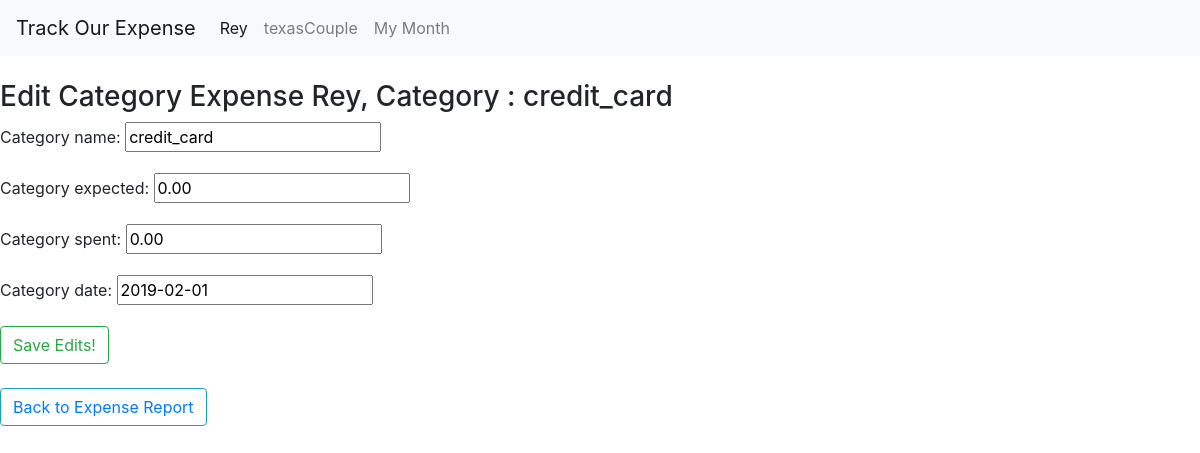
The app's page /categories/1/editCategory/9/ (signed in) with its own data.
### people/models.py (models this page shows, shortened)
class People(models.Model):
    group_couple = models.ForeignKey(Group,on_delete=models.CASCADE)
    person_name= models.CharField(max_length=70)
    username = models.CharField(max_length=70,unique=True)

### groups/models.py (models this page shows, shortened)
class Group(models.Model):
    group_name = models.CharField(max_length=200,unique=True)
    group_location = models.CharField(max_length=200, default= "Mississauga")

### categories/models.py (models this page shows, shortened)
class Category(models.Model):
    category_person = models.ForeignKey(People, on_delete=models.CASCADE)
    category_name = models.CharField(max_length=200)
    category_expected = models.DecimalField(max_digits=8,decimal_places=2)
    category_spent = models.DecimalField(max_digits=8,decimal_places=2,default=0)
    category_date = models.DateField(default=datetime.datetime.now)

### categories/views.py (the view, shortened to what this page needs)
# urls.py: path("<int:person_id>/editCategory/<int:category_id>/",views.editCategory,name="edit_category"),
def editCategory(request,person_id,category_id):
    if request.user.is_authenticated:
        person = get_object_or_404(People, id=person_id)
        category = get_object_or_404(Category, id=category_id)
        my_instance = category
        form = CategoryAddForm(request.POST or None,instance=my_instance,hide_condition=True)
        today = datetime.datetime.today()
        current_user = current_user = get_object_or_404(People, username=request.user)
        context = {
            'person':person,
            'category':category,
            'form':form,
            'month':today.month,
            'year':today.year,
            'current_user':current_user
        }
        today = datetime.datetime.today()
        context["this_month"] = today.month
        context["this_year"] = today.year
        return render(request,"categories/edit_category.html",context)
    else:
        context = {}
        return render(request,'bases/landing_request_login.html',context)

### categories/forms.py
class CategoryAddForm(forms.ModelForm):
    class Meta:
        model= Category
        fields = [
            'category_person',
            'category_name',
            'category_expected',
            'category_spent',
            'category_date'
        ]
    def __init__(self,*args,**kwargs):
        hide_condition = kwargs.pop('hide_condition',None)
        super(CategoryAddForm, self).__init__(*args, **kwargs)
        if hide_condition:
            self.fields["category_person"].widget = HiddenInput()

### categories/templates/categories/edit_category.html (shortened to what this page needs)
{% extends 'bases/header.html' %}
{% block content %}
<br>
<h3>Edit Category Expense {{person.person_name}}, Category : {{category.category_name}}</h3>
<form method=POST action="">
    {{form.as_p}}
    <input type="submit" class='btn btn-outline-success' value = "Save Edits!" >
</form>
<br>
<button type='button' class='btn btn-outline-info' ><a href="{% url 'categories:person_category_index' person_id=person.id month=month year=year %}" >Back to Expense Report</a></button>
<br><br>
{% endblock %}

### bases/templates/bases/header.html (shortened to what this page needs)
<!DOCTYPE HTML>
<html lang = "en">
<head>
    {% load staticfiles %}
    <link rel='stylesheet' href="{% static 'bases/css/bootstrap.min.css' %}" type ='text/css'/ >
</head>
<body>
<nav class="navbar navbar-expand-sm navbar-light bg-light">
  <a class="navbar-brand" href="{% url 'bases:landing' %}"> Track Our Expense</a>
  <div class="collapse navbar-collapse" id="navbarNav">
    <ul class="navbar-nav">
      <li class="nav-item active">
        <a class="nav-link" href="{% url 'categories:person_category_index_summary' current_user.id this_month this_year %}">{{current_user.person_name}}<span class="sr-only">(current)</span></a>
      </li>
      <li class="nav-item">
        <a class="nav-link" href="{% url 'categories:team_category_index' current_user.group_couple.id this_month this_year %}">{{current_user.group_couple.group_name}}</a>
      </li>
      <li class="nav-item">
        <a class="nav-link" href="{% url 'categories:person_category_index' current_user.id this_month this_year  %}">My Month</a>
      </li>
    </ul>
  </div>
</nav>
    {% block content %}
    {% endblock %}
</body>
</html>

### records on screen
People: person_name "Rey", group_couple.group_name "texasCouple"
Category: category_name "credit_card", category_expected "0.00", category_spent "0.00", category_date "2019-02-01"
